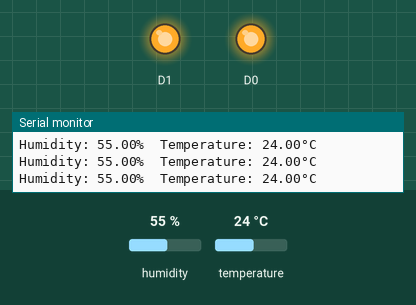
Recording of a sketch running on a simulated ESP8266 (NodeMCU). Parts: output pins drawn as LEDs (lit = HIGH), the last lines printed to the serial monitor. Inputs (shaded band) come from the test bench; at power-on: temperature 24 °C, humidity 55 %.

Above: at 3.8 s.
3.9 s: temperature set to 27 °C
6.7 s: temperature set to 30 °C
At 8.5 s:
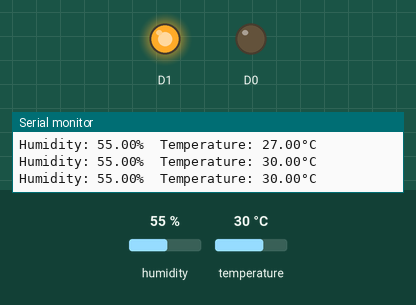
9.5 s: temperature set to 12 °C
At 12.1 s:
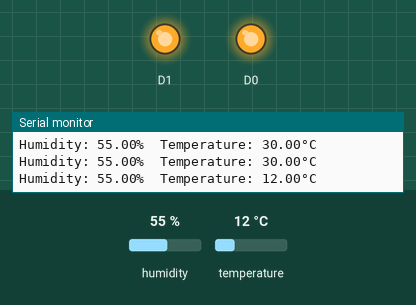
12.6 s: temperature set to 33 °C
At 14.5 s:
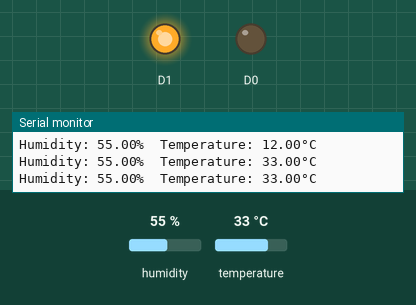
Timing chart, 0 to 16.0 s (numbered marks = the images above; inputs shaded):
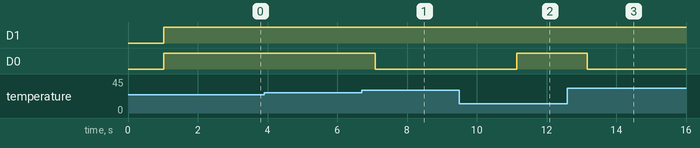

Measured:
- the behaviour switches between 28 and 29 °C on temperature (found by bisection; images 0 and 1)
- after the input at 6.7 s, D0: HIGH → LOW after 0.39 s
- after the input at 9.5 s, D0: LOW → HIGH after 1.6 s
- after the input at 12.6 s, D0: HIGH → LOW after 0.57 s

The sketch:

DHTtester.ino
```cpp
// Example testing sketch for various DHT humidity/temperature sensors
// Written by ladyada, public domain

// REQUIRES the following Arduino libraries:
// - DHT Sensor Library: https://github.com/adafruit/DHT-sensor-library
// - Adafruit Unified Sensor Lib: https://github.com/adafruit/Adafruit_Sensor

#include "DHT.h"

#define DHTPIN D2     // Digital pin connected to the DHT sensor 는 D2를 사용한단 의미
// Feather HUZZAH ESP8266 note: use pins 3, 4, 5, 12, 13 or 14 --
// 여기서 말하는 핀은 GPIO핀을 얘기한다.
// Pin 15 can work but DHT must be disconnected during program upload.

// Uncomment whatever type you're using!
#define DHTTYPE DHT11   // DHT 11
//#define DHTTYPE DHT22   // DHT 22  (AM2302), AM2321
//#define DHTTYPE DHT21   // DHT 21 (AM2301)

// Connect pin 1 (on the left) of the sensor to +5V
// NOTE: If using a board with 3.3V logic like an Arduino Due connect pin 1
// to 3.3V instead of 5V!
// Connect pin 2 of the sensor to whatever your DHTPIN is
// Connect pin 4 (on the right) of the sensor to GROUND
// Connect a 10K resistor from pin 2 (data) to pin 1 (power) of the sensor

// Initialize DHT sensor.
// Note that older versions of this library took an optional third parameter to
// tweak the timings for faster processors.  This parameter is no longer needed
// as the current DHT reading algorithm adjusts itself to work on faster procs.
DHT dht(DHTPIN, DHTTYPE);

void setup() {
  Serial.begin(9600);
  Serial.println(F("DHTxx test!"));
  pinMode(D0,OUTPUT);
  pinMode(D1,OUTPUT);

  dht.begin();
}

void loop() {
  // Wait a few seconds between measurements.
  delay(1000);

  // Reading temperature or humidity takes about 250 milliseconds!
  // Sensor readings may also be up to 2 seconds 'old' (its a very slow sensor)
  float h = dht.readHumidity();
  // Read temperature as Celsius (the default)
  float t = dht.readTemperature();
  // Read temperature as Fahrenheit (isFahrenheit = true)
  float f = dht.readTemperature(true);

  // Check if any reads failed and exit early (to try again).
  if (isnan(h) || isnan(t) || isnan(f)) {
    Serial.println(F("Failed to read from DHT sensor!"));
    return;
  }

  // Compute heat index in Fahrenheit (the default)
  float hif = dht.computeHeatIndex(f, h);
  // Compute heat index in Celsius (isFahreheit = false)
  float hic = dht.computeHeatIndex(t, h, false);

  Serial.print(F("Humidity: "));
  Serial.print(h);
  Serial.print(F("%  Temperature: "));
  Serial.print(t);
  Serial.println(F("°C "));

  digitalWrite(D1, HIGH);

  if(t > 28){
    digitalWrite(D0, LOW);
  }else{
    digitalWrite(D0, HIGH);
  }
}
```
